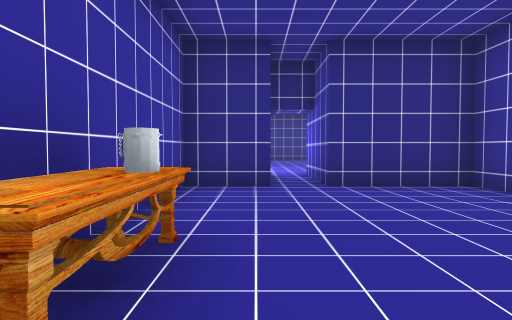
view 1 (above)

23 first-person views from a walk through a 3-D level made in the Unity game engine. The camera is 1.3 m above the floor, tilts 2° down and sees 75° across. Doors are open. The floor is counted in squares, 2 m on a side. Each view is taken from the middle of a square. On the plan, view 1 faces up. The plan holds only what a view shows up to about 10 squares ahead; the rest is blank. The place goes on beyond the plan. The player character is not drawn. Some surface patterns are stand-ins.

view 2
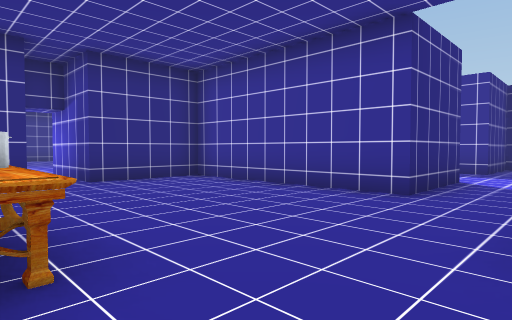

view 3
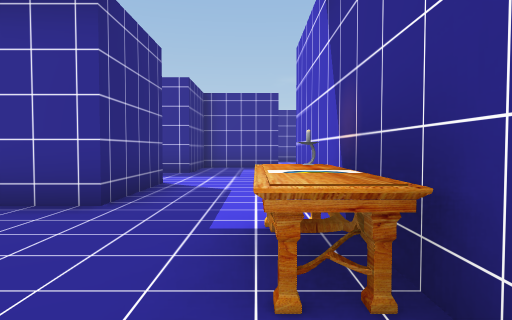

view 4
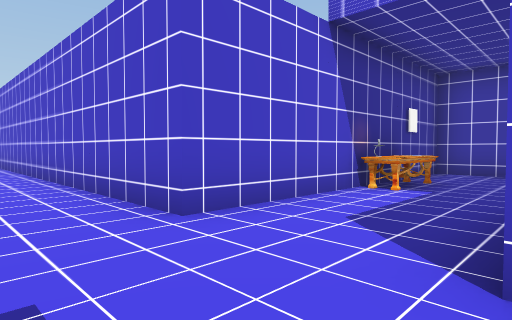

view 5
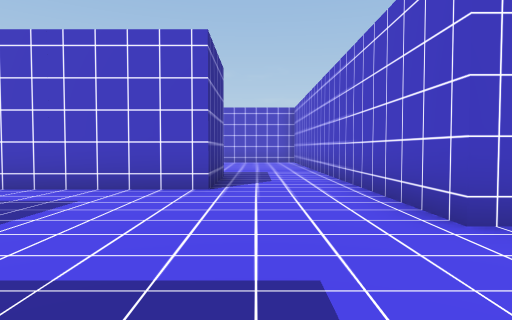

view 6
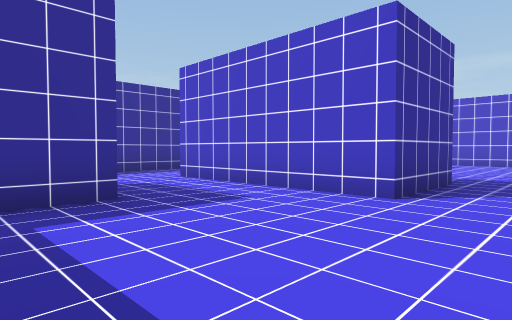

view 7
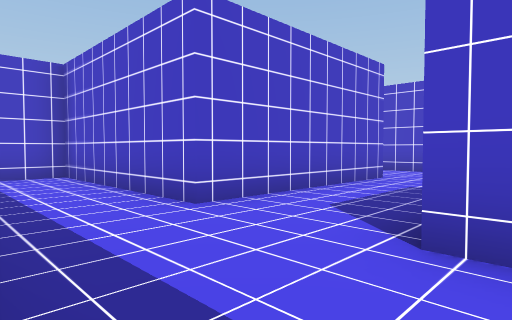

view 8
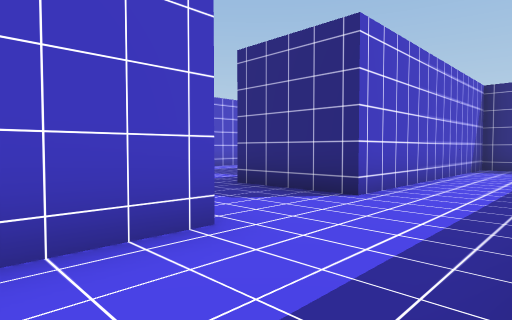

view 9
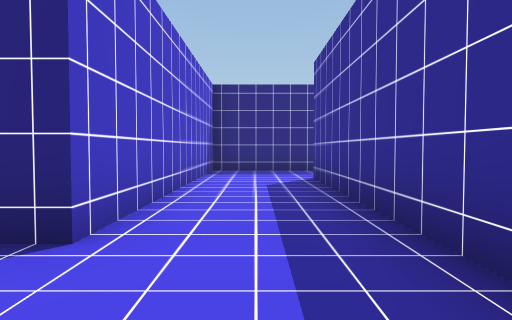

view 10
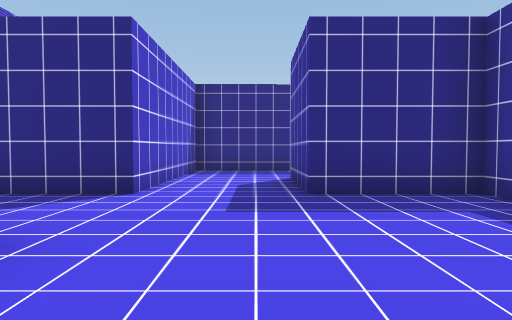

view 11
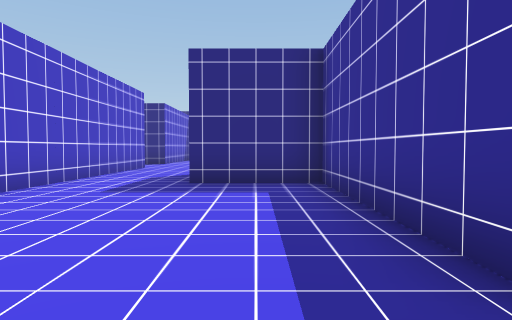

view 12
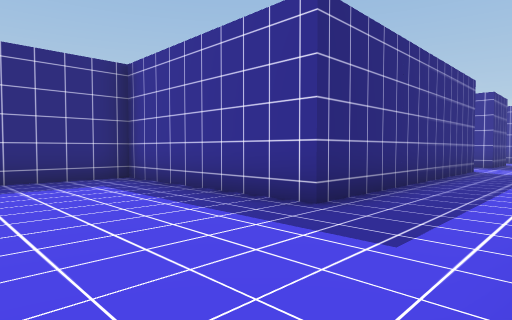

view 13
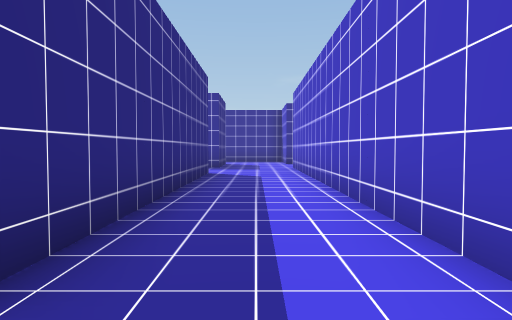

view 14
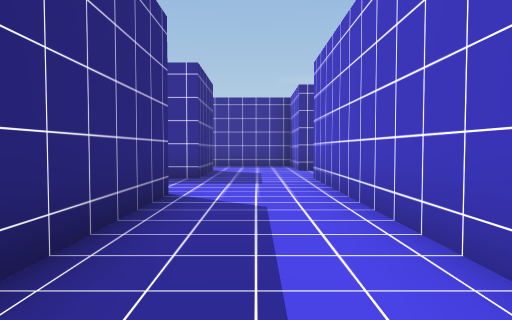

view 15
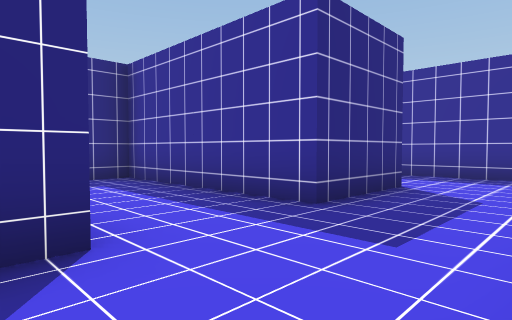

view 16
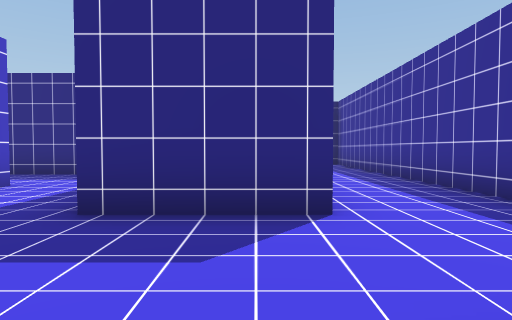

view 17
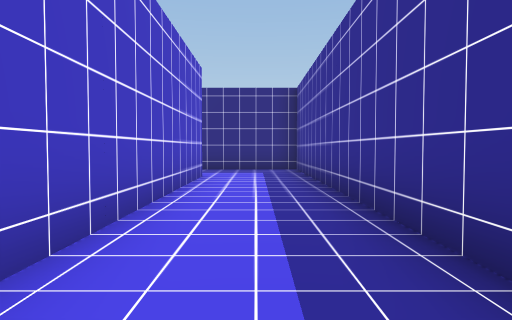

view 18
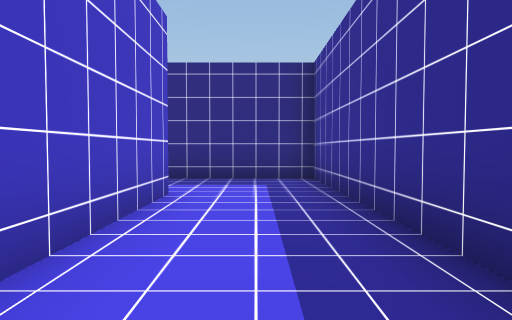

view 19
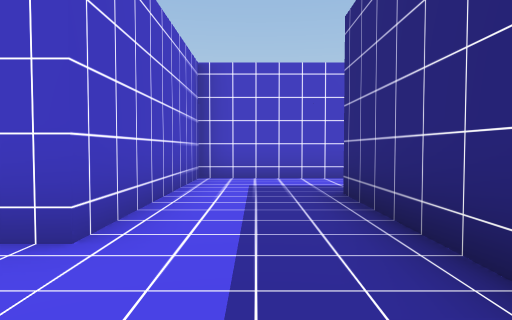

view 20
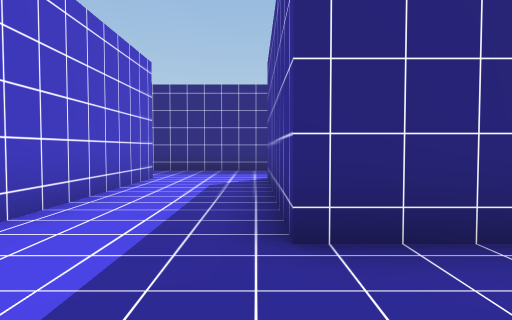

view 21
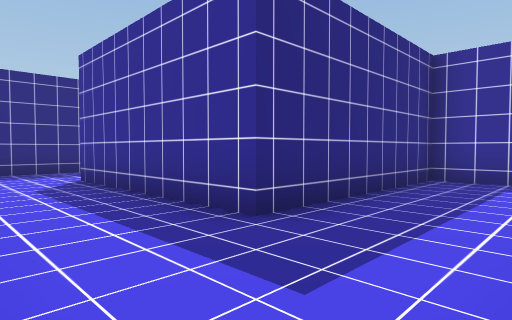

view 22
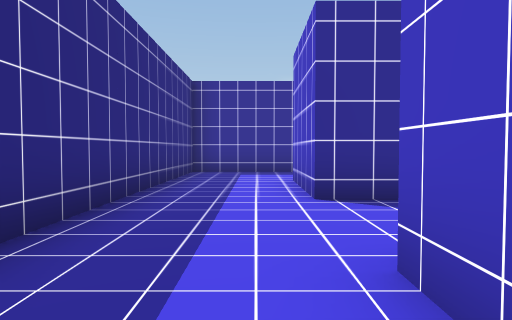

view 23
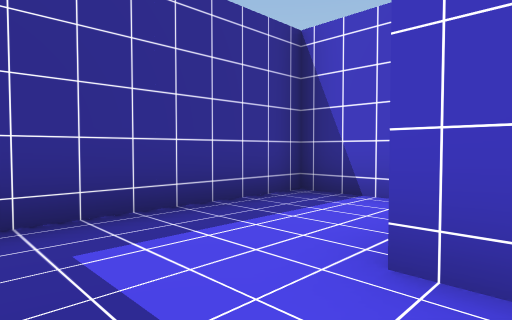

### Floor plan
Points are (right, up) in squares from view 1. A wall is a line through its corners. A room is listed if a view was taken in it or the views show most of it. See-through windows are left out.
Room 1 (views 1, 2, 3)
walls: (-1.3, -0.2) (-1.3, -1.7) (6.2, -1.7); (0.4, 5.7) (-1.3, 5.7) (-1.3, 2.6); (6.2, 0.7) (3.8, 0.7) (3.8, 5.7) (1.3, 5.7) (1.3, 8.2)
ways out: opening at (6.5, -0.5) to room 2; open door at (0.5, 8)
objects: other object (-1, 2); table (2, -1); candle (3, -1)
Room 2 (views 4, 5, 6, 7, 8, 9, 10, 11, 12, 13, 14, 15, 16, 17, 18, 19, 20, 21, 22, 23)
walls: (16.3, -5) (16.3, 3.2); (18.6, -6.8) (16.9, -6.8); (18.9, -11.8) (11.3, -11.8) (11.3, -6.8) (8.7, -6.8) (8.7, -4.2) (13.8, -4.2) (13.8, -9.2) (15, -9.2); (17.9, 3.2) (18.8, 3.2) (18.8, -4.2) (23.8, -4.2) (23.8, -10.5); (11.5, -14.3) (21.2, -14.3); (6.2, -1.7) (6.2, -11.4); (23.9, -11.8) (21.3, -11.8) (21.3, -6.8) (20.4, -6.8); (23.7, -14.8) (23.7, -14.2); (9.1, 5.7) (6.2, 5.7) (6.2, 0.7); (26.3, -13) (26.3, -1.7) (21.3, -1.7) (21.3, 3.2) (23.8, 3.2); (23.6, 5.7) (13.8, 5.7) (13.8, -1.7) (11.3, -1.7) (11.3, 0.7) (8.7, 0.7) (8.7, 3.1)
ways out: opening at (6.5, -0.5) to room 1; opening at (22.5, -15.5); opening at (22.5, 4.5)

Positions as (right, up) in squares from view 1, and headings:
1: (0, 0), facing up
2: (-1, -1), facing up-right
3: (0, -1), facing right
4: (8, 1), facing down-left
5: (8, 1), facing down
6: (7, 0), facing down-right
7: (16, -1), facing down-left
8: (16, -6), facing up-left
9: (15, -4), facing up
10: (8, -4), facing up
11: (10, -13), facing up
12: (8, -14), facing up-right
13: (10, -13), facing right
14: (14, -13), facing right
15: (18, -14), facing up-right
16: (23, -15), facing up
17: (25, -12), facing up
18: (25, -9), facing up
19: (26, -3), facing left
20: (21, -4), facing up
21: (19, -4), facing up-right
22: (17, 4), facing right
23: (23, 5), facing down-right
